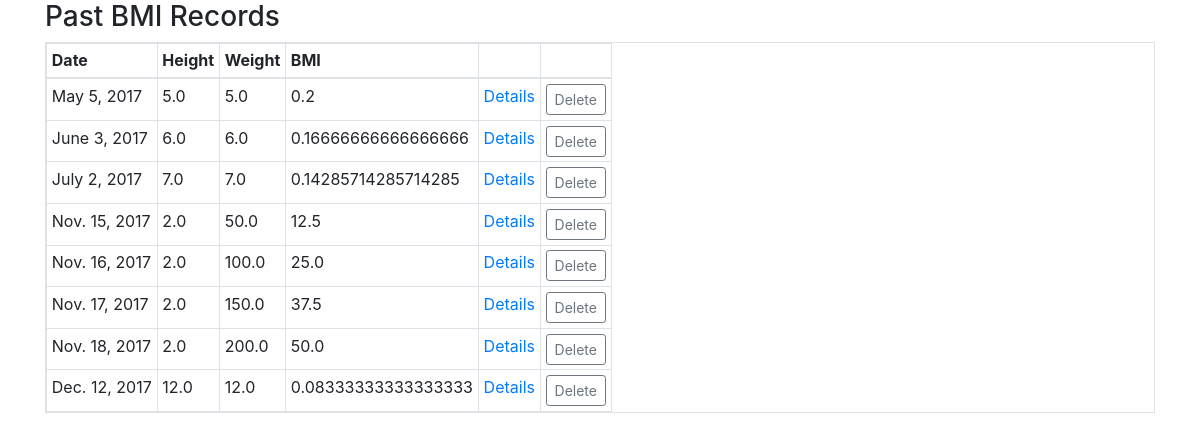
Screenshot of /measurements/ with the database file from the repository.
### core/models.py (models this page shows)
class BmiMeasurement(models.Model):
    height_in_meters = models.FloatField()
    weight_in_kg = models.FloatField()
    measured_at = models.DateField()
    def bmi(self):
        return self.weight_in_kg / self.height_in_meters ** 2

### core/views.py (the view)
# urls.py: url(r'^measurements/$', views.measurements, name="all_measurements"),
def measurements(request):
    measurements = BmiMeasurement.objects.order_by("measured_at").all()
    return render(request, "measurements.html", {"measurements": measurements})

### core/templates/measurements.html (shortened to what this page needs)
{% extends "layout.html" %}
{% block body %}
<h3>
  Past BMI Records
</h3>
<table class="table table-responsive table-bordered table-hover table-sm">
  <thead class="thead-inverse">
    <tr>
      <th>Date</th>
      <th>Height</th>
      <th>Weight</th>
      <th>BMI</th>
      <th></th>
      <th></th>
    </tr>
  </thead>
  {% for measurement in measurements %}
  <tr>
    <td>{{ measurement.measured_at }}</td>
    <td>{{ measurement.height_in_meters }}</td>
    <td>{{ measurement.weight_in_kg }}</td>
    <td>{{ measurement.bmi }}</td>
    <td><a href="{% url 'delete_measurement' id=measurement.id %}">Details</a></td>
    <td class="text-center">
      <form action="/measurements/{{measurement.id}}/" method="post">
			  <input type="submit" class="btn btn-sm btn-outline-secondary btn-block" value="Delete">
			</form>
    </td>
  </tr>
  {% endfor %}
</table>
{% endblock %}

### rows the page displays
BmiMeasurement: measured_at "May 5, 2017", height_in_meters "5.0", weight_in_kg "5.0", bmi "0.2"
BmiMeasurement: measured_at "June 3, 2017", height_in_meters "6.0", weight_in_kg "6.0", bmi "0.16666666666666666"
BmiMeasurement: measured_at "July 2, 2017", height_in_meters "7.0", weight_in_kg "7.0", bmi "0.14285714285714285"
BmiMeasurement: measured_at "Nov. 15, 2017", height_in_meters "2.0", weight_in_kg "50.0", bmi "12.5"
BmiMeasurement: measured_at "Nov. 16, 2017", height_in_meters "2.0", weight_in_kg "100.0", bmi "25.0"
BmiMeasurement: measured_at "Nov. 17, 2017", height_in_meters "2.0", weight_in_kg "150.0", bmi "37.5"
BmiMeasurement: measured_at "Nov. 18, 2017", height_in_meters "2.0", weight_in_kg "200.0", bmi "50.0"
BmiMeasurement: measured_at "Dec. 12, 2017", height_in_meters "12.0", weight_in_kg "12.0", bmi "0.08333333333333333"
